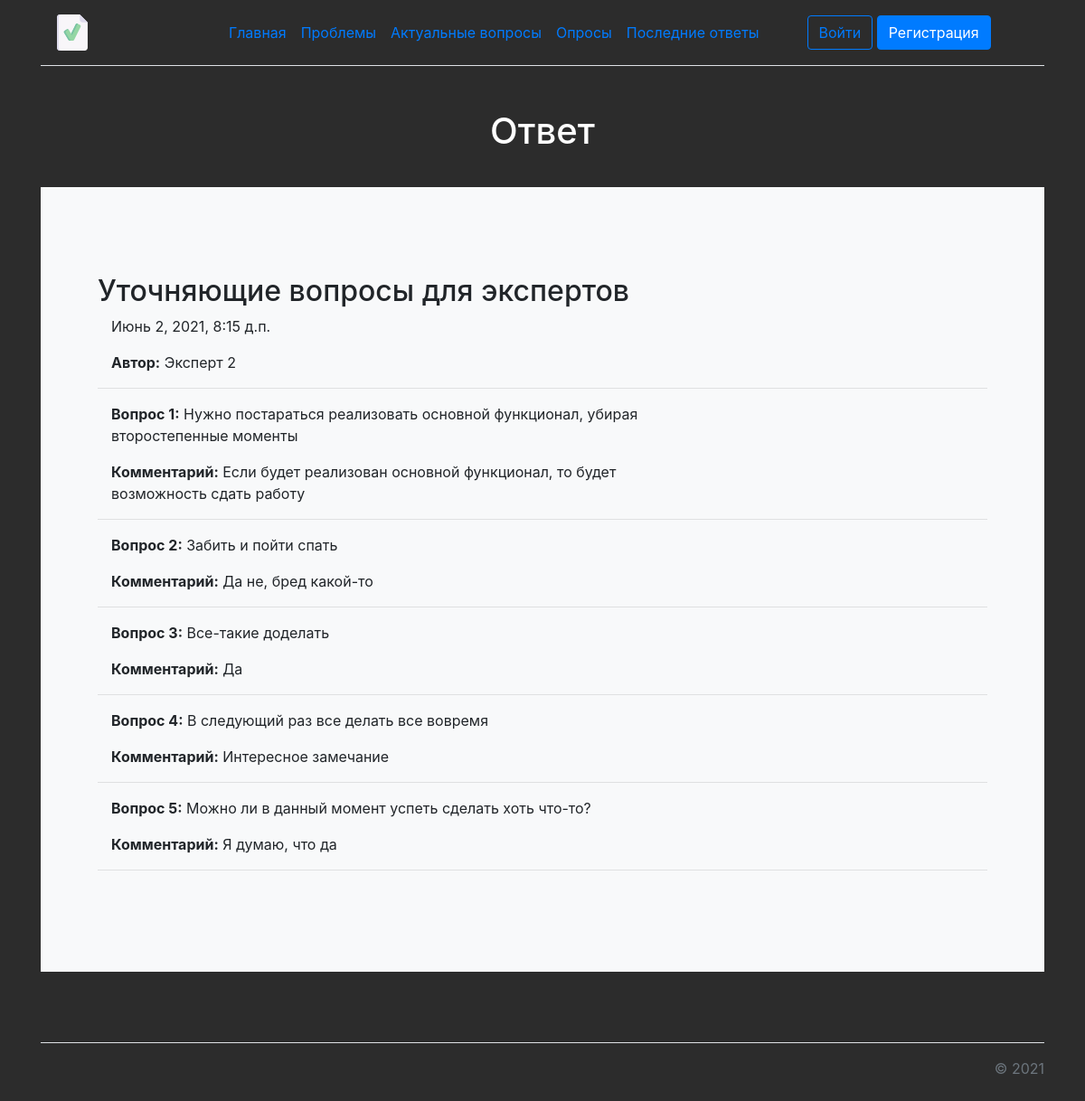
/projects/answers_details/2, run on the app's committed database.
### projects/models.py (models this page shows, shortened)
class Answers(models.Model):
    project = models.ForeignKey(Project, on_delete=models.CASCADE, null=True)
    date = models.DateTimeField('Дата создания', default=timezone.now)
    questions = models.ForeignKey(QuestionIterTwo, on_delete=models.CASCADE, null=True)
    expert = models.ForeignKey(User, on_delete=models.CASCADE, null=True)
    comment1 = models.TextField('Комментарий к вопросу 1', null=True, blank=True)
    comment2 = models.TextField('Комментарий к вопросу 2', null=True, blank=True)
    comment3 = models.TextField('Комментарий к вопросу 3', null=True, blank=True)
    comment4 = models.TextField('Комментарий к вопросу 4', null=True, blank=True)
    comment5 = models.TextField('Комментарий к вопросу 5', null=True, blank=True)
    class Meta:
        verbose_name = 'Список ответов'
        verbose_name_plural = 'Списки ответов'

class QuestionIterTwo(models.Model):
    title = models.CharField('Название опроса', max_length=250, blank=True)
    questions = models.ManyToManyField(Question)
    date = models.DateTimeField('Дата создания', default=timezone.now)
    class Meta:
        verbose_name = 'Вопрос итерации 2'
        verbose_name_plural = 'Вопросы итерации 2'

class Question(models.Model):
    title = models.CharField('Вопрос', max_length=250)
    project = models.ForeignKey(Project, on_delete=models.CASCADE, null=True)
    iter = models.IntegerField('Номер итерации', null=True, default=1)
    class Meta:
        verbose_name = 'Вопрос'
        verbose_name_plural = 'Вопросы'
    def __str__(self):
        return self.title

### projects/views.py (the view)
# urls.py: path('answers_details/<int:pk>', views.checkAnswers, name='answers_details'),
def checkAnswers(request, pk):
    questionIterTwo = QuestionIterTwo.objects.get(id=1)
    questions = questionIterTwo.questions.all
    answer = Answers.objects.get(id=pk)
    data = {
        'questions': questions,
        'answer': answer,
    }
    return render(request, 'projects/answers_details.html', data)

### projects/templates/projects/answers_details.html (shortened to what this page needs)
{% extends 'main/layout.html' %}
{% block content %}
<div class="main-content">
    <div class="custom-h1">
        <h1>Ответ</h1>
    </div>
    <div class="p-5 mb-4 bg-light rounded-3">
        <div class="container-fluid py-5">
            <h2 class="display-5 fw-bold">{{ answer.questions.title }}</h2>
            <p class="col-md-8 fs-4">{{ answer.date }}</p>
            <p class="col-md-8 fs-4"><b>Автор:</b> {{ answer.expert.get_full_name }}</p><hr>
            <p class="col-md-8 fs-4"><b>Вопрос 1:</b> {{ questions.0 }}</p>
            {% if answer.comment1 %}
            <p class="col-md-8 fs-4"><b>Комментарий:</b> {{ answer.comment1 }}</p>
            {% endif %}
            <hr>
            {% if questions.1 %}
            <p class="col-md-8 fs-4"><b>Вопрос 2:</b> {{ questions.1 }}</p>
            {% if answer.comment1 %}
            <p class="col-md-8 fs-4"><b>Комментарий:</b> {{ answer.comment2 }}</p>
            {% endif %}
            <hr>
            {% endif %}
            {% if questions.2 %}
            <p class="col-md-8 fs-4"><b>Вопрос 3:</b> {{ questions.2 }}</p>
            {% if answer.comment3 %}
            <p class="col-md-8 fs-4"><b>Комментарий:</b> {{ answer.comment3 }}</p>
            {% endif %}
            <hr>
            {% endif %}
            {% if questions.3 %}
            <p class="col-md-8 fs-4"><b>Вопрос 4:</b> {{ questions.3 }}</p>
            {% if answer.comment1 %}
            <p class="col-md-8 fs-4"><b>Комментарий:</b> {{ answer.comment4 }}</p>
            {% endif %}
            <hr>
            {% endif %}
            {% if questions.4 %}
            <p class="col-md-8 fs-4"><b>Вопрос 5:</b> {{ questions.4 }}</p>
            {% if answer.comment1 %}
            <p class="col-md-8 fs-4"><b>Комментарий:</b> {{ answer.comment5 }}</p>
            {% endif %}
            <hr>
            {% endif %}
        </div>
    </div>
</div>
{% endblock %}

### main/static/main/css/main.css (style rules this page uses)
body { background: #2c2c2c; }
main .custom-h1 h1 { color: #fff; text-align: center; padding-bottom: 30px; }
main .main-content { padding-bottom: 30px; }

### data on the page
Answers: questions "Уточняющие вопросы для экспертов", date "Июнь 2, 2021, 8:15 д.п.", expert.get_full_name "Эксперт 2", comment1 "Если будет реализован основной функционал, то будет возможность сдать работу", comment2 "Да не, бред какой-то", comment3 "Да", comment4 "Интересное замечание", comment5 "Я думаю, что да"
Question: title "Нужно постараться реализовать основной функционал, убирая второстепенные моменты"
Question: title "Забить и пойти спать"
Question: title "Все-такие доделать"
Question: title "В следующий раз все делать все вовремя"
Question: title "Можно ли в данный момент успеть сделать хоть что-то?"
